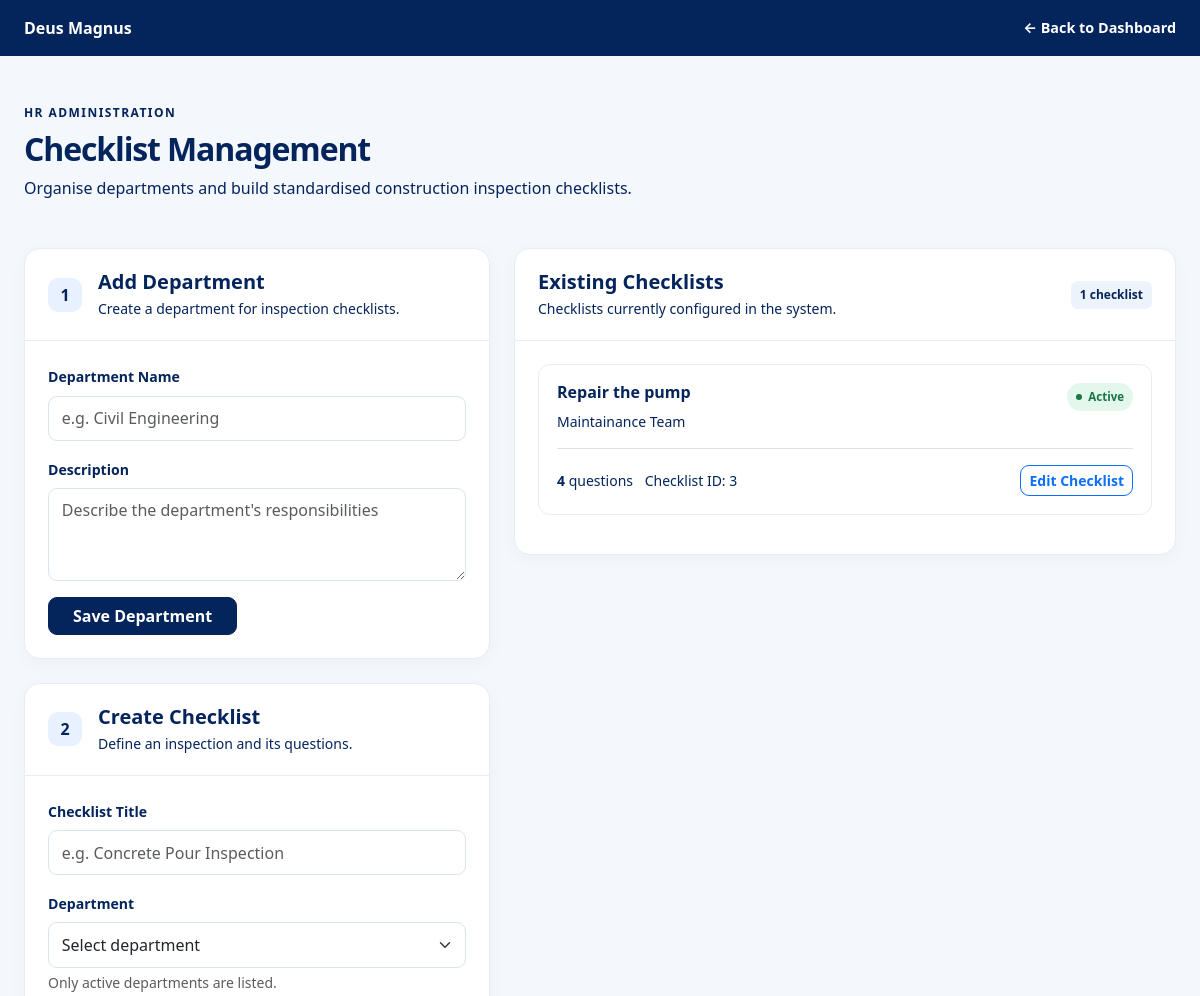
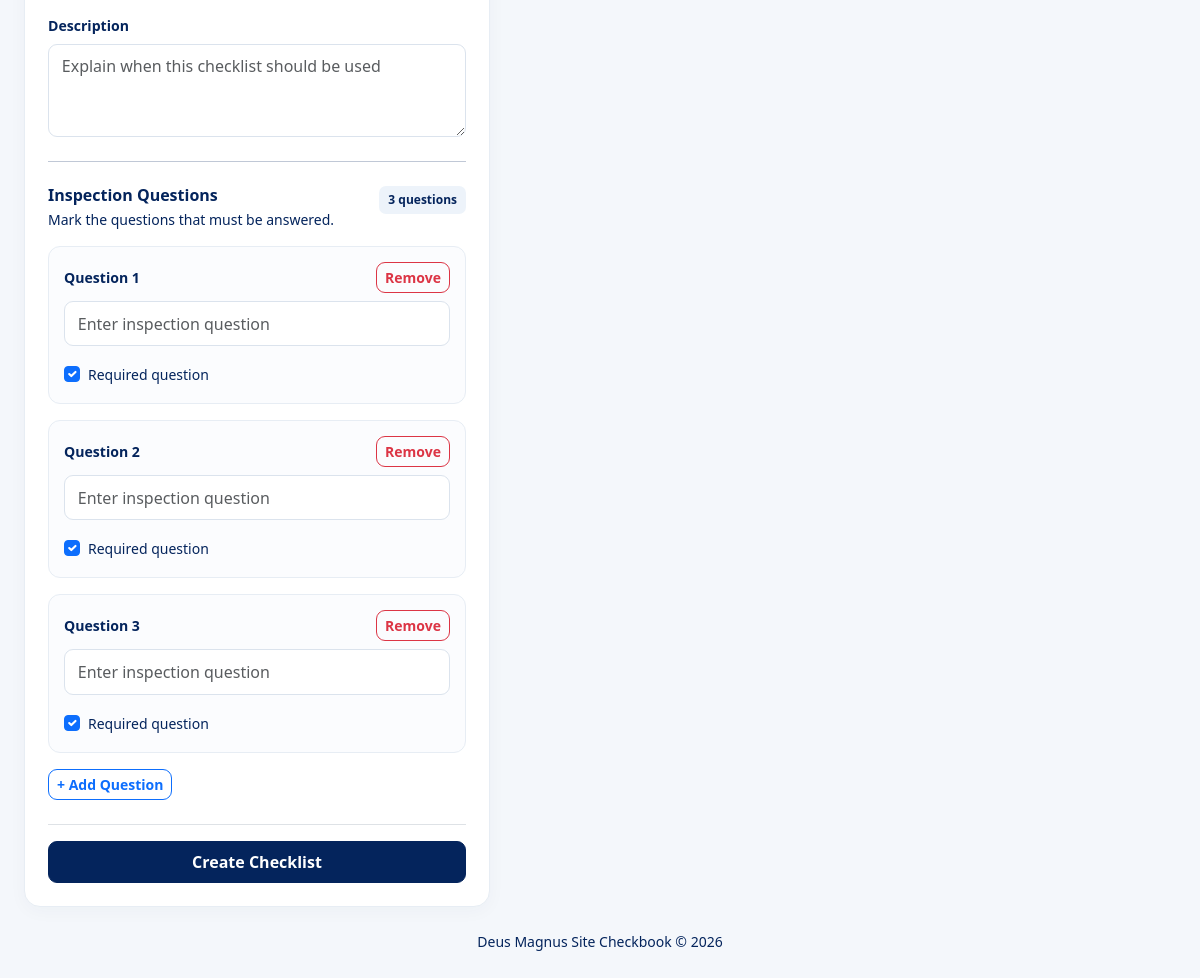
Page /site-checkbook/checklists/manage/ (signed in) on the committed database (2 pictures, top to bottom).
### site_checkbook/models.py (models this page shows, shortened)
class Checklist(models.Model):
    department = models.ForeignKey(
        Department,
        on_delete=models.PROTECT,
        related_name="checklists",
    )
    title = models.CharField(max_length=200)
    description = models.TextField(blank=True)
    is_active = models.BooleanField(default=True)
    created_at = models.DateTimeField(auto_now_add=True)
    class Meta:
        ordering = ["department__name", "title"]

class Department(models.Model):
    name = models.CharField(max_length=150, unique=True)
    description = models.TextField(blank=True)
    is_active = models.BooleanField(default=True)
    created_at = models.DateTimeField(auto_now_add=True)
    class Meta:
        ordering = ["name"]

### site_checkbook/views.py (the view)
@login_required
def manage_checklists(request):
    if not is_hr_reviewer(request.user):
        raise PermissionDenied
    departments = Department.objects.all().order_by("name")
    checklists = Checklist.objects.select_related(
        "department"
    ).prefetch_related("questions")
    return render(
        request,
        "site_checkbook/manage_checklists.html",
        {
            "departments": departments,
            "checklists": checklists,
            "is_reviewer": True,
            "can_manage_projects": can_manage_projects(request.user),
        },
    )

### site_checkbook/permissions.py (called while the page is built)
def can_manage_projects(user):
    if not user.is_authenticated:
        return False
    return (
        user.is_superuser
        or user.groups.filter(
            name__in=["HR", "Supervisors", "Project Managers"]
        ).exists()
    )

### site_checkbook/views.py (called while the page is built)
def is_hr_reviewer(user):
    return (
        user.is_authenticated
        and (
            user.is_superuser
            or user.groups.filter(name__in=["HR", "Supervisors"]).exists()
        )
    )

### templates/site_checkbook/manage_checklists.html (shortened to what this page needs)
<!DOCTYPE html>
<html lang="en">
<head>
    <link href="https://cdn.jsdelivr.net/npm/bootstrap@5.3.3/dist/css/bootstrap.min.css" rel="stylesheet">
</head>
<body>
<header class="topbar py-3">
    <div class="container-fluid page-wrap px-3 px-lg-4 d-flex justify-content-between align-items-center gap-3">
        <a href="{% url 'site_checkbook:dashboard' %}"
           class="d-flex align-items-center gap-2 text-white text-decoration-none">
            <span class="fw-bold">
                Deus Magnus
            </span>
        </a>
        <a href="{% url 'site_checkbook:dashboard' %}" class="back-link">
            &larr; Back to Dashboard
        </a>
    </div>
</header>
<main class="container-fluid page-wrap px-3 px-lg-4 py-4 py-lg-5">
    <div class="mb-4 mb-lg-5">
        <div class="eyebrow mb-2">HR Administration</div>
        <h1 class="page-title h2 mb-2">Checklist Management</h1>
        <p class="muted mb-0">
            Organise departments and build standardised construction inspection checklists.
        </p>
    </div>
    <div class="row g-4 align-items-start">
        <div class="col-lg-5">
            <section class="panel mb-4">
                <div class="panel-heading d-flex align-items-center gap-3">
                    <span class="section-number">1</span>
                    <div>
                        <h2 class="h5 fw-bold mb-1">Add Department</h2>
                        <p class="muted small mb-0">Create a department for inspection checklists.</p>
                    </div>
                </div>
                <div class="panel-body">
                    <form method="post" action="{% url 'site_checkbook:create_department' %}">
                        <div class="mb-3">
                            <label for="departmentName" class="form-label">Department Name</label>
                            <input id="departmentName" name="name" class="form-control"
                                   placeholder="e.g. Civil Engineering" required>
                        </div>
                        <div class="mb-3">
                            <label for="departmentDescription" class="form-label">Description</label>
                            <textarea id="departmentDescription" name="description"
                                      class="form-control" rows="3"
                                      placeholder="Describe the department's responsibilities"></textarea>
                        </div>
                        <button type="submit" class="btn btn-primary px-4">
                            Save Department
                        </button>
                    </form>
                </div>
            </section>
            <section class="panel">
                <div class="panel-heading d-flex align-items-center gap-3">
                    <span class="section-number">2</span>
                    <div>
                        <h2 class="h5 fw-bold mb-1">Create Checklist</h2>
                        <p class="muted small mb-0">Define an inspection and its questions.</p>
                    </div>
                </div>
                <div class="panel-body">
                    <form method="post" action="{% url 'site_checkbook:create_checklist_frontend' %}">
                        <div class="mb-3">
                            <label for="checklistTitle" class="form-label">Checklist Title</label>
                            <input id="checklistTitle" name="title" class="form-control"
                                   placeholder="e.g. Concrete Pour Inspection" required>
                        </div>
                        <div class="mb-3">
                            <label for="checklistDepartment" class="form-label">Department</label>
                            <select id="checklistDepartment" name="department" class="form-select" required>
                                <option value="">Select department</option>
                            </select>
                            <div class="form-text">Only active departments are listed.</div>
                        </div>
                        <div class="mb-4">
                            <label for="checklistDescription" class="form-label">Description</label>
                            <textarea id="checklistDescription" name="description"
                                      class="form-control" rows="3"
                                      placeholder="Explain when this checklist should be used"></textarea>
                        </div>
                        <hr class="my-4">
                        <div class="d-flex justify-content-between align-items-start gap-2 mb-3">
                            <div>
                                <h3 class="h6 fw-bold mb-1">Inspection Questions</h3>
                                <p class="muted small mb-0">Mark the questions that must be answered.</p>
                            </div>
                            <span class="count-chip" id="questionCount">3 questions</span>
                        </div>
                        <div id="questions">
                            {% for i in "123" %}
                                <div class="question-row mb-3">
                                    <div class="d-flex justify-content-between align-items-center gap-2 mb-2">
                                        <label class="form-label mb-0 question-label">
                                        </label>
                                        <button type="button" class="btn btn-sm btn-outline-danger remove-question">
                                            Remove
                                        </button>
                                    </div>
                                    <input name="question_text" class="form-control mb-3"
                                           placeholder="Enter inspection question">
                                    <div class="form-check">
                                        <input class="form-check-input" type="checkbox"
                                               name="question_required"
                                               value="{{ forloop.counter0 }}" checked>
                                        <label class="form-check-label small">Required question</label>
                                    </div>
                                </div>
                            {% endfor %}
                        </div>
                        <button type="button" id="addQuestion"
                                class="btn btn-outline-primary btn-sm mb-4">
                            + Add Question
                        </button>
                        <div class="border-top pt-3">
                            <button type="submit" class="btn btn-primary w-100 py-2">
                                Create Checklist
                            </button>
                        </div>
                    </form>
                </div>
            </section>
        </div>
        <div class="col-lg-7">
            <section class="panel">
                <div class="panel-heading d-flex flex-wrap justify-content-between align-items-center gap-2">
                    <div>
                        <h2 class="h5 fw-bold mb-1">Existing Checklists</h2>
                        <p class="muted small mb-0">Checklists currently configured in the system.</p>
                    </div>
                    <span class="count-chip">
                        {{ checklists|length }} checklist{{ checklists|length|pluralize }}
                    </span>
                </div>
                <div class="panel-body">
                    {% for checklist in checklists %}
                        <article class="checklist-item mb-3">
                            <div class="d-flex justify-content-between align-items-start gap-3">
                                <div>
                                    <h3 class="h6 fw-bold mb-2">{{ checklist.title }}</h3>
                                    <div class="muted small">
                                        {{ checklist.department.name }}
                                    </div>
                                </div>
                                {% if checklist.is_active %}
                                    <span class="status-pill status-active">Active</span>
                                {% else %}
                                    <span class="status-pill status-inactive">Inactive</span>
                                {% endif %}
                            </div>
                            <div class="d-flex flex-wrap justify-content-between align-items-center gap-2 border-top pt-3 mt-3">
                                <div>
                                    <span class="small muted">
                                        <strong>{{ checklist.questions.count }}</strong>
                                        question{{ checklist.questions.count|pluralize }}
                                    </span>
                                    <span class="small muted ms-2">
                                        Checklist ID: {{ checklist.pk }}
                                    </span>
                                </div>
                                <a href="{% url 'site_checkbook:edit_checklist' checklist.pk %}"
                                class="btn btn-sm btn-outline-primary">
                                    Edit Checklist
                                </a>
                            </div>
                        </article>
                    {% endfor %}
                </div>
            </section>
        </div>
    </div>
    <footer class="text-center small py-4">
        Deus Magnus Site Checkbook &copy; {% now "Y" %}
    </footer>
</main>
</body>
</html>

### templates/site_checkbook/manage_checklists.html (style rules this page uses)
:root { --brand: #04245c; --brand-dark: #04245c; --page-bg: #f4f7fb; --border: #e7edf4; --muted: #04245c; }
body { background: var(--page-bg); color: #04245c; font-family: system-ui, -apple-system, "Segoe UI", sans-serif; }
.topbar { background: var(--brand-dark); }
.back-link { color: white; text-decoration: none; font-size: .9rem; font-weight: 650; }
.page-wrap { max-width: 1450px; }
.eyebrow { color: var(--brand); font-size: .75rem; font-weight: 800; text-transform: uppercase; letter-spacing: .12em; }
.page-title { font-weight: 800; letter-spacing: -.035em; }
.muted { color: var(--muted); }
.panel { background: white; border: 1px solid var(--border); border-radius: 16px; box-shadow: 0 4px 18px rgba(23,55,89,.035); }
.panel-heading { padding: 21px 23px; border-bottom: 1px solid var(--border); }
.panel-body { padding: 23px; }
.form-label { font-size: .88rem; font-weight: 700; }
.form-control, .form-select { min-height: 44px; border-color: #dbe3ed; border-radius: 9px; padding: .6rem .8rem; }
textarea.form-control { min-height: 90px; }
.btn { border-radius: 9px; font-weight: 650; }
.btn-primary { background: var(--brand); border-color: var(--brand); }
.section-number { width: 34px; height: 34px; display: inline-flex; align-items: center; justify-content: center; border-radius: 10px; background: #e8f1ff; color: var(--brand); font-weight: 800; flex: 0 0 34px; }
.question-row { border: 1px solid var(--border); background: #fbfcfe; border-radius: 12px; padding: 15px; }
.question-row .form-control { background: white; }
.checklist-item { padding: 18px; border: 1px solid var(--border); border-radius: 12px; transition: border-color .15s ease; }
.status-pill { display: inline-flex; align-items: center; gap: 6px; padding: 5px 9px; border-radius: 999px; font-size: .72rem; font-weight: 750; white-space: nowrap; }
.status-pill::before { content: ""; width: 6px; height: 6px; border-radius: 50%; background: currentColor; }
.status-active { background: #e3f7ec; color: #187747; }
.count-chip { display: inline-block; padding: 5px 9px; border-radius: 7px; background: #edf3fa; color: var(--brand); font-size: .75rem; font-weight: 750; }
footer { color: var(--muted); }

### rows in the picture
Checklist: title "Repair the pump", department.name "Maintainance Team", is_active "Active", questions.count "4", pk "3"

### other values in the picture
{{ checklists|length }} "1"
